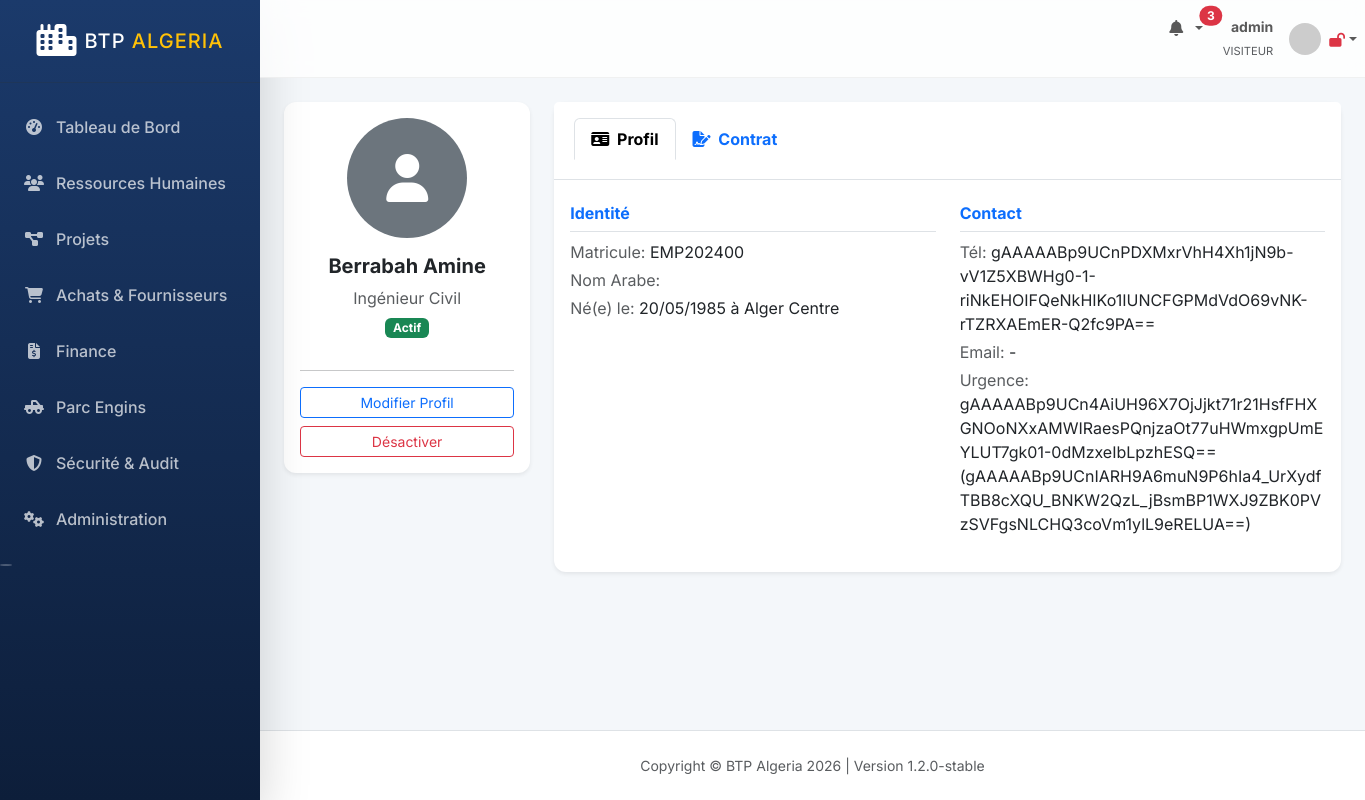
Page /employees/1/ (signed in) on the committed database.
### apps/employees/models.py (models this page shows, shortened)
class Employe(models.Model):
    SITUATION_FAM_CHOICES = (
        ('celibataire', 'Célibataire'),
        ('marie', 'Marié(e)'),
        ('divorce', 'Divorcé(e)'),
        ('veuf', 'Veuf/Veuve'),
    )
    CONTRAT_CHOICES = (
        ('CDI', 'CDI'),
        ('CDD', 'CDD'),
        ('Interim', 'Intérim'),
        ('Stage', 'Stage'),
        ('Apprentissage', 'Apprentissage'),
    )
    PAIEMENT_CHOICES = (
        ('virement_cpa', 'Virement CPA'),
        ('virement_bea', 'Virement BEA'),
        ('virement_bna', 'Virement BNA'),
        ('cheque', 'Chèque'),
        ('especes', 'Espèces'),
    )
    STATUT_CHOICES = (
        ('actif', 'Actif'),
        ('conge', 'En Congé'),
        ('suspendu', 'Suspendu'),
        ('demissionne', 'Démissionné'),
        ('licencie', 'Licencié'),
        ('retraite', 'Retraité'),
    )
    user = models.OneToOneField(User, on_delete=models.CASCADE, related_name='employe_profile', null=True, blank=True)
    matricule = models.CharField(max_length=50, unique=True)
    nom = models.CharField(max_length=100)
    prenom = models.CharField(max_length=100)
    nom_arabe = models.CharField(max_length=200, blank=True)
    date_naissance = models.DateField()
    wilaya_naissance = models.ForeignKey(Wilaya, on_delete=models.RESTRICT, related_name='employes_nes')
    commune_naissance = models.CharField(max_length=100)
    cni = EncryptedCharField(max_length=50, unique=True)
    num_cnas = EncryptedCharField(max_length=50)
    nif_fiscal = EncryptedCharField(max_length=50)
    adresse = EncryptedTextField()
    telephone = EncryptedCharField(max_length=50)
    rib_bancaire = EncryptedCharField(max_length=100)
    email_pro = models.EmailField(unique=True, blank=True, null=True)
    situation_familiale = models.CharField(max_length=20, choices=SITUATION_FAM_CHOICES)
    nb_enfants = models.PositiveIntegerField(default=0)
    photo = models.ImageField(upload_to='employees/photos/%Y/%m/', null=True, blank=True)
    contact_urgence_nom = EncryptedCharField(max_length=200)
    contact_urgence_tel = EncryptedCharField(max_length=50)
    type_contrat = models.CharField(max_length=20, choices=CONTRAT_CHOICES)
    date_embauche = models.DateField()
    date_fin_contrat = models.DateField(null=True, blank=True)
    poste = models.ForeignKey(Poste, on_delete=models.RESTRICT)
    wilaya_travail = models.ForeignKey(Wilaya, on_delete=models.RESTRICT, related_name='employes_wilaya')
    salaire_base_crypt = EncryptedCharField(max_length=50)
    mode_paiement = models.CharField(max_length=50, choices=PAIEMENT_CHOICES)
    projet_affecte = models.ForeignKey('projects.Projet', on_delete=models.SET_NULL, null=True, blank=True)
    statut = models.CharField(max_length=20, choices=STATUT_CHOICES, default='actif')
    is_active = models.BooleanField(default=True)
    created_at = models.DateTimeField(auto_now_add=True)
    updated_at = models.DateTimeField(auto_now=True)
    created_by = models.ForeignKey(User, on_delete=models.SET_NULL, null=True)
    @property
    def salaire_base(self):
        from decimal import Decimal
        return Decimal(self.salaire_base_crypt) if self.salaire_base_crypt else Decimal('0')

class Poste(models.Model):
    CATEGORIE_CHOICES = (
        ('Ouvrier', 'Ouvrier'),
        ('Technicien', 'Technicien'),
        ('Maitrise', 'Agent de Maîtrise'),
        ('Cadre', 'Cadre'),
        ('Cadre_sup', 'Cadre Supérieur'),
    )
    titre = models.CharField(max_length=200)
    categorie = models.CharField(max_length=50, choices=CATEGORIE_CHOICES)
    coefficient = models.PositiveIntegerField()
    salaire_base_min = models.DecimalField(max_digits=15, decimal_places=2)
    salaire_base_max = models.DecimalField(max_digits=15, decimal_places=2)

### apps/employees/views.py (the view)
# urls.py: path('<int:pk>/', views.EmployeDetailView.as_view(), name='employee_detail'),
class EmployeDetailView(GroupRequiredMixin, DetailView):
    required_groups = ['admin', 'dg', 'rh', 'chef_projet', 'comptable']
    model = Employe
    template_name = 'employees/employee_detail.html'
    context_object_name = 'employe'

### apps/accounts/mixins.py (called while the page is built)
    def test_func(self):
        if self.request.user.is_superuser:
            return True
        user_groups = self.request.user.groups.values_list('name', flat=True)
        return any(group in user_groups for group in self.required_groups)

### templates/employees/employee_detail.html (shortened to what this page needs)
{% extends 'base.html' %}
{% block content %}
<div class="row">
    <div class="col-md-3">
        <div class="card shadow-sm border-0 mb-4">
            <div class="card-body text-center">
                {% if employe.photo %}
                <img src="{{ employe.photo.url }}" class="rounded-circle mb-3 img-thumbnail" width="120" height="120" alt="Photo">
                {% else %}
                <div class="bg-secondary text-white rounded-circle d-flex align-items-center justify-content-center mx-auto mb-3" style="width: 120px; height: 120px;">
                    <i class="fas fa-user fa-3x"></i>
                </div>
                {% endif %}
                <h5 class="fw-bold">{{ employe.nom }} {{ employe.prenom }}</h5>
                <p class="text-muted mb-1">{{ employe.poste.titre }}</p>
                <span class="badge {% if employe.statut == 'actif' %}bg-success{% else %}bg-secondary{% endif %} mb-3">{{ employe.get_statut_display }}</span>
                <hr>
                <div class="d-grid gap-2">
                    <a href="{% url 'employee_update' employe.id %}" class="btn btn-outline-primary btn-sm">Modifier Profil</a>
                    <form action="{% url 'employee_delete' employe.id %}" method="post" onsubmit="return confirm('Archiver cet employé ?');">
                        <button type="submit" class="btn btn-outline-danger btn-sm w-100">Désactiver</button>
                    </form>
                </div>
            </div>
        </div>
    </div>
    <div class="col-md-9">
        <div class="card shadow-sm border-0">
            <div class="card-header bg-white pt-3 border-bottom-0">
                <ul class="nav nav-tabs border-bottom-0">
                    <li class="nav-item"><a class="nav-link active fw-bold" data-bs-toggle="tab" href="#profil"><i class="fas fa-id-card me-1"></i> Profil</a></li>
                    <li class="nav-item"><a class="nav-link fw-bold" data-bs-toggle="tab" href="#contrat"><i class="fas fa-file-signature me-1"></i> Contrat</a></li>
                </ul>
            </div>
            <div class="card-body border-top pt-4">
                <div class="tab-content">
                    <div class="tab-pane fade show active" id="profil">
                        <div class="row">
                            <div class="col-md-6 mb-3">
                                <h6 class="fw-bold text-primary border-bottom pb-2">Identité</h6>
                                <p class="mb-1"><span class="text-muted">Matricule:</span> {{ employe.matricule }}</p>
                                <p class="mb-1"><span class="text-muted">Nom Arabe:</span> {{ employe.nom_arabe }}</p>
                                <p class="mb-1"><span class="text-muted">Né(e) le:</span> {{ employe.date_naissance|date:"d/m/Y" }} à {{ employe.commune_naissance }}</p>
                            </div>
                            <div class="col-md-6 mb-3">
                                <h6 class="fw-bold text-primary border-bottom pb-2">Contact</h6>
                                <p class="mb-1"><span class="text-muted">Tél:</span> {{ employe.telephone }}</p>
                                <p class="mb-1"><span class="text-muted">Email:</span> {{ employe.email_pro|default:"-" }}</p>
                                <p class="mb-1"><span class="text-muted">Urgence:</span> {{ employe.contact_urgence_nom }} ({{ employe.contact_urgence_tel }})</p>
                            </div>
                        </div>
                    </div>
                </div>
            </div>
        </div>
    </div>
</div>
{% endblock %}

### templates/base.html (shortened to what this page needs)
{% load static %}
<!DOCTYPE html>
<html lang="fr" dir="ltr">
<head>
    <link href="https://cdn.jsdelivr.net/npm/bootstrap@5.3.2/dist/css/bootstrap.min.css" rel="stylesheet">
    <link rel="stylesheet" href="https://cdnjs.cloudflare.com/ajax/libs/font-awesome/6.4.0/css/all.min.css">
    <link rel="stylesheet" href="{% static 'css/btp_custom.css' %}">
</head>
<body id="page-top">
    <div id="wrapper">
        <nav class="sidebar shadow-lg" id="accordionSidebar">
            <div class="sidebar-brand d-flex align-items-center justify-content-center py-4">
                <div class="sidebar-brand-icon me-2">
                    <i class="fas fa-city text-white fa-2x"></i>
                </div>
                <div class="sidebar-brand-text text-white font-weight-bold h5 mb-0">BTP <span class="text-warning">Algeria</span></div>
            </div>
            <hr class="sidebar-divider my-0 bg-white opacity-25">
            <div class="sidebar-content mt-3">
                {% for item in menu_items %}
                    <a class="nav-link {% if request.resolver_match.url_name == item.url %}active{% endif %}" href="{% url item.url %}">
                        <i class="{{ item.icon }}"></i>
                        <span>{{ item.name }}</span>
                    </a>
                {% endfor %}
            </div>
            <div class="text-center d-none d-md-inline mt-5">
                <button class="rounded-circle border-0 bg-white opacity-25" id="sidebarToggle"></button>
            </div>
        </nav>
        <div id="content-wrapper" class="d-flex flex-column">
            <div id="content">
                <nav class="navbar navbar-expand navbar-light navbar-custom topbar mb-4 static-top">
                    <ul class="navbar-nav ms-auto">
                        <li class="nav-item dropdown no-arrow mx-1">
                            <a class="nav-link dropdown-toggle position-relative" href="{% url 'notifications' %}" id="alertsDropdown">
                                <i class="fas fa-bell fa-fw text-gray-400"></i>
                                {% if notifications_count > 0 %}
                                    <span class="position-absolute top-2 start-100 translate-middle badge rounded-pill bg-danger">
                                        {{ notifications_count }}
                                    </span>
                                {% endif %}
                            </a>
                        </li>
                        <li class="nav-item dropdown no-arrow">
                            <a class="nav-link dropdown-toggle d-flex align-items-center" href="#" id="userDropdown" role="button" data-bs-toggle="dropdown">
                                <div class="text-end me-3 d-none d-lg-block">
                                    <span class="text-gray-600 small fw-bold d-block">{{ user.get_full_name|default:user.username }}</span>
                                    <span class="text-muted extra-small" style="font-size: 0.7rem;">{{ user.groups.first.name|upper|default:"VISITEUR" }}</span>
                                </div>
                                <img class="img-profile rounded-circle" src="https://ui-avatars.com/api/?name={{ user.username }}&background=1B3A6B&color=fff" width="32" height="32">
                                <span class="ms-2">
                                    {% if is_2fa_enabled %}
                                        <i class="fas fa-lock text-success small" title="2FA Activé"></i>
                                    {% else %}
                                        <i class="fas fa-lock-open text-danger small" title="2FA Désactivé"></i>
                                    {% endif %}
                                </span>
                            </a>
                        </li>
                    </ul>
                </nav>
                <div class="container-fluid px-4 pb-4">
                    {% block content %}{% endblock %}
                </div>
            </div>
            <footer class="sticky-footer bg-white py-4 mt-auto border-top">
                <div class="container my-auto">
                    <div class="copyright text-center my-auto small text-muted">
                        <span>Copyright &copy; BTP Algeria 2026 | Version 1.2.0-stable</span>
                    </div>
                </div>
            </footer>
        </div>
    </div>
</body>
</html>

### static/css/btp_custom.css (style rules this page uses)
:root { --primary-color: #1B3A6B; --secondary-color: #F8B400; --sidebar-width: 260px; --bg-light: #F4F7FA; --text-dark: #2D3436; --glass-bg: rgba(255, 255, 255, 0.8); --shadow-sm: 0 2px 10px rgba(0,0,0,0.05); --shadow-md: 0 4px 20px rgba(0,0,0,0.08); }
body { font-family: 'Inter', sans-serif; background-color: var(--bg-light); color: var(--text-dark); }
#wrapper { display: flex; }
.sidebar { width: var(--sidebar-width); min-height: 100vh; background: linear-gradient(180deg, var(--primary-color) 0%, #0D1E3A 100%); position: fixed; z-index: 1000; transition: all 0.3s; }
.sidebar-brand-text { letter-spacing: 1px; text-transform: uppercase; }
.sidebar .nav-link { color: rgba(255, 255, 255, 0.7); padding: 1rem 1.5rem; display: flex; align-items: center; gap: 12px; transition: all 0.2s; font-weight: 500; }
.sidebar .nav-link i { width: 20px; text-align: center; }
#content-wrapper { flex: 1; margin-left: var(--sidebar-width); min-height: 100vh; }
.navbar-custom { background: var(--glass-bg); backdrop-filter: blur(10px); border-bottom: 1px solid rgba(0,0,0,0.05); z-index: 1030 !important; }
.card { border: none; border-radius: 12px; box-shadow: var(--shadow-sm); transition: transform 0.3s, box-shadow 0.3s; }
.card-header { background: transparent; border-bottom: 1px solid rgba(0,0,0,0.05); padding: 1.25rem; }

### rows in the picture
Employe: nom "Berrabah", prenom "Amine", poste.titre "Ingénieur Civil", statut "Actif", matricule "EMP202400", date_naissance "20/05/1985", commune_naissance "Alger Centre", telephone "gAAAAABp9UCnPDXMxrVhH4Xh1jN9b-vV1Z5XBWHg0-1-riNkEHOIFQeNkHIKo1IUNCFGPMdVdO69vNK-rTZRXAEmER-Q2fc9PA==", email_pro "-", contact_urgence_nom "gAAAAABp9UCn4AiUH96X7OjJjkt71r21HsfFHXGNOoNXxAMWIRaesPQnjzaOt77uHWmxgpUmEYLUT7gk01-0dMzxeIbLpzhESQ==", contact_urgence_tel "gAAAAABp9UCnIARH9A6muN9P6hIa4_UrXydfTBB8cXQU_BNKW2QzL_jBsmBP1WXJ9ZBK0PVzSVFgsNLCHQ3coVm1ylL9eRELUA=="

### other values in the picture
{{ item.name }} "Tableau de Bord" "Ressources Humaines" "Projets" "Achats & Fournisseurs" "Finance" "Parc Engins" "Sécurité & Audit" "Administration"
{{ notifications_count }} "3"
{{ user.get_full_name|default:user.username }} "admin"
{{ user.groups.first.name|upper|default:"VISITEUR" }} "VISITEUR"
